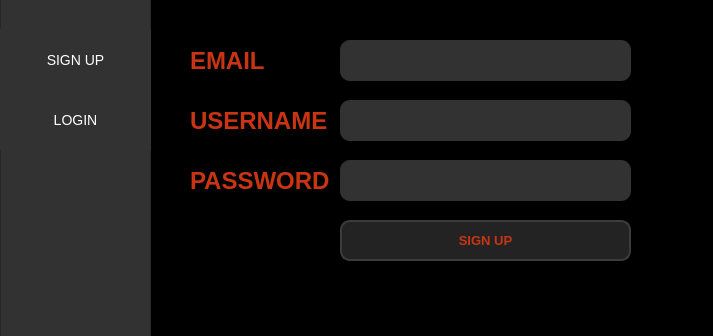
<?xml version="1.0" encoding="UTF-8"?>
<ui version="4.0">
 <class>MainWindow</class>
 <widget class="QMainWindow" name="MainWindow">
  <property name="geometry">
   <rect>
    <x>0</x>
    <y>0</y>
    <width>713</width>
    <height>336</height>
   </rect>
  </property>
  <property name="windowTitle">
   <string>HD Error Code Inspector</string>
  </property>
  <widget class="QWidget" name="centralwidget">
   <widget class="QStackedWidget" name="Pages">
    <property name="geometry">
     <rect>
      <x>150</x>
      <y>0</y>
      <width>691</width>
      <height>531</height>
     </rect>
    </property>
    <property name="currentIndex">
     <number>1</number>
    </property>
    <widget class="QWidget" name="login_page">
     <widget class="QFrame" name="frame_3">
      <property name="geometry">
       <rect>
        <x>0</x>
        <y>0</y>
        <width>701</width>
        <height>531</height>
       </rect>
      </property>
      <property name="styleSheet">
       <string notr="true">background-color: black;</string>
      </property>
      <property name="frameShape">
       <enum>QFrame::StyledPanel</enum>
      </property>
      <property name="frameShadow">
       <enum>QFrame::Raised</enum>
      </property>
      <widget class="QLabel" name="label_5">
       <property name="geometry">
        <rect>
         <x>40</x>
         <y>30</y>
         <width>141</width>
         <height>61</height>
        </rect>
       </property>
       <property name="font">
        <font>
         <pointsize>18</pointsize>
         <bold>true</bold>
        </font>
       </property>
       <property name="styleSheet">
        <string notr="true">color: rgb(201,52,19);</string>
       </property>
       <property name="text">
        <string>EMAIL</string>
       </property>
      </widget>
      <widget class="QLineEdit" name="email_login_input">
       <property name="geometry">
        <rect>
         <x>190</x>
         <y>40</y>
         <width>291</width>
         <height>41</height>
        </rect>
       </property>
       <property name="font">
        <font>
         <pointsize>-1</pointsize>
         <bold>true</bold>
        </font>
       </property>
       <property name="cursor">
        <cursorShape>IBeamCursor</cursorShape>
       </property>
       <property name="layoutDirection">
        <enum>Qt::LeftToRight</enum>
       </property>
       <property name="styleSheet">
        <string notr="true">background-color: rgb(50,50,50);
border-radius:10px;
color: white;
font-size: 20px;</string>
       </property>
       <property name="maxLength">
        <number>70</number>
       </property>
       <property name="frame">
        <bool>false</bool>
       </property>
       <property name="cursorPosition">
        <number>0</number>
       </property>
       <property name="alignment">
        <set>Qt::AlignCenter</set>
       </property>
       <property name="clearButtonEnabled">
        <bool>true</bool>
       </property>
      </widget>
      <widget class="QLabel" name="label_6">
       <property name="geometry">
        <rect>
         <x>40</x>
         <y>90</y>
         <width>151</width>
         <height>61</height>
        </rect>
       </property>
       <property name="font">
        <font>
         <pointsize>18</pointsize>
         <bold>true</bold>
        </font>
       </property>
       <property name="styleSheet">
        <string notr="true">color: rgb(201,52,19);</string>
       </property>
       <property name="text">
        <string>PASSWORD</string>
       </property>
      </widget>
      <widget class="QLineEdit" name="password_login_input">
       <property name="geometry">
        <rect>
         <x>190</x>
         <y>100</y>
         <width>291</width>
         <height>41</height>
        </rect>
       </property>
       <property name="font">
        <font>
         <pointsize>-1</pointsize>
         <bold>true</bold>
        </font>
       </property>
       <property name="cursor">
        <cursorShape>IBeamCursor</cursorShape>
       </property>
       <property name="layoutDirection">
        <enum>Qt::LeftToRight</enum>
       </property>
       <property name="styleSheet">
        <string notr="true">background-color: rgb(50,50,50);
border-radius:10px;
color: white;
font-size: 20px;</string>
       </property>
       <property name="maxLength">
        <number>70</number>
       </property>
       <property name="frame">
        <bool>false</bool>
       </property>
       <property name="cursorPosition">
        <number>0</number>
       </property>
       <property name="alignment">
        <set>Qt::AlignCenter</set>
       </property>
       <property name="clearButtonEnabled">
        <bool>true</bool>
       </property>
      </widget>
      <widget class="QPushButton" name="login_button">
       <property name="geometry">
        <rect>
         <x>190</x>
         <y>160</y>
         <width>291</width>
         <height>41</height>
        </rect>
       </property>
       <property name="font">
        <font>
         <pointsize>10</pointsize>
         <bold>true</bold>
        </font>
       </property>
       <property name="cursor">
        <cursorShape>PointingHandCursor</cursorShape>
       </property>
       <property name="styleSheet">
        <string notr="true">QPushButton {	
	background-color: rgb(35,35,35);
	border:2px solid rgb(60,60,60);
	border-radius:10px;
	color: rgb(201,52,19);
}
QPushButton:hover {	
	background-color: rgb(60,60,60);
	border:2px solid rgb(70,70,70);
}
QPushButton:pressed {	
	background-color: rgb(201,52,19);
	border:2px solid rgb(201,52,19);
	color: rgb(200,200,200);
}</string>
       </property>
       <property name="text">
        <string>LOGIN</string>
       </property>
      </widget>
     </widget>
    </widget>
    <widget class="QWidget" name="register_page">
     <widget class="QFrame" name="frame">
      <property name="geometry">
       <rect>
        <x>0</x>
        <y>0</y>
        <width>701</width>
        <height>531</height>
       </rect>
      </property>
      <property name="styleSheet">
       <string notr="true">background-color: rgb(0, 0, 0);</string>
      </property>
      <property name="frameShape">
       <enum>QFrame::StyledPanel</enum>
      </property>
      <property name="frameShadow">
       <enum>QFrame::Raised</enum>
      </property>
      <widget class="QLabel" name="label_2">
       <property name="geometry">
        <rect>
         <x>40</x>
         <y>30</y>
         <width>141</width>
         <height>61</height>
        </rect>
       </property>
       <property name="font">
        <font>
         <pointsize>18</pointsize>
         <bold>true</bold>
        </font>
       </property>
       <property name="styleSheet">
        <string notr="true">color: rgb(201,52,19);</string>
       </property>
       <property name="text">
        <string>EMAIL</string>
       </property>
      </widget>
      <widget class="QLabel" name="label_3">
       <property name="geometry">
        <rect>
         <x>40</x>
         <y>90</y>
         <width>141</width>
         <height>61</height>
        </rect>
       </property>
       <property name="font">
        <font>
         <pointsize>18</pointsize>
         <bold>true</bold>
        </font>
       </property>
       <property name="styleSheet">
        <string notr="true">color: rgb(201,52,19);</string>
       </property>
       <property name="text">
        <string>USERNAME</string>
       </property>
      </widget>
      <widget class="QLabel" name="label_4">
       <property name="geometry">
        <rect>
         <x>40</x>
         <y>150</y>
         <width>151</width>
         <height>61</height>
        </rect>
       </property>
       <property name="font">
        <font>
         <pointsize>18</pointsize>
         <bold>true</bold>
        </font>
       </property>
       <property name="styleSheet">
        <string notr="true">color: rgb(201,52,19);</string>
       </property>
       <property name="text">
        <string>PASSWORD</string>
       </property>
      </widget>
      <widget class="QPushButton" name="signup_button">
       <property name="geometry">
        <rect>
         <x>190</x>
         <y>220</y>
         <width>291</width>
         <height>41</height>
        </rect>
       </property>
       <property name="font">
        <font>
         <pointsize>10</pointsize>
         <bold>true</bold>
        </font>
       </property>
       <property name="cursor">
        <cursorShape>PointingHandCursor</cursorShape>
       </property>
       <property name="styleSheet">
        <string notr="true">QPushButton {	
	background-color: rgb(35,35,35);
	border:2px solid rgb(60,60,60);
	border-radius:10px;
	color: rgb(201,52,19);
}
QPushButton:hover {	
	background-color: rgb(60,60,60);
	border:2px solid rgb(70,70,70);
}
QPushButton:pressed {	
	background-color: rgb(201,52,19);
	border:2px solid rgb(201,52,19);
	color: rgb(200,200,200);
}</string>
       </property>
       <property name="text">
        <string>SIGN UP</string>
       </property>
      </widget>
      <widget class="QLineEdit" name="password_register_input">
       <property name="geometry">
        <rect>
         <x>190</x>
         <y>160</y>
         <width>291</width>
         <height>41</height>
        </rect>
       </property>
       <property name="font">
        <font>
         <pointsize>-1</pointsize>
         <bold>true</bold>
        </font>
       </property>
       <property name="cursor">
        <cursorShape>IBeamCursor</cursorShape>
       </property>
       <property name="layoutDirection">
        <enum>Qt::LeftToRight</enum>
       </property>
       <property name="styleSheet">
        <string notr="true">background-color: rgb(50,50,50);
border-radius:10px;
color: white;
font-size: 20px;</string>
       </property>
       <property name="maxLength">
        <number>70</number>
       </property>
       <property name="frame">
        <bool>false</bool>
       </property>
       <property name="cursorPosition">
        <number>0</number>
       </property>
       <property name="alignment">
        <set>Qt::AlignCenter</set>
       </property>
       <property name="clearButtonEnabled">
        <bool>true</bool>
       </property>
      </widget>
      <widget class="QLineEdit" name="username_register_input">
       <property name="geometry">
        <rect>
         <x>190</x>
         <y>100</y>
         <width>291</width>
         <height>41</height>
        </rect>
       </property>
       <property name="font">
        <font>
         <pointsize>-1</pointsize>
         <bold>true</bold>
        </font>
       </property>
       <property name="cursor">
        <cursorShape>IBeamCursor</cursorShape>
       </property>
       <property name="layoutDirection">
        <enum>Qt::LeftToRight</enum>
       </property>
       <property name="styleSheet">
        <string notr="true">background-color: rgb(50,50,50);
border-radius:10px;
color: white;
font-size: 20px;</string>
       </property>
       <property name="maxLength">
        <number>70</number>
       </property>
       <property name="frame">
        <bool>false</bool>
       </property>
       <property name="cursorPosition">
        <number>0</number>
       </property>
       <property name="alignment">
        <set>Qt::AlignCenter</set>
       </property>
       <property name="clearButtonEnabled">
        <bool>true</bool>
       </property>
      </widget>
      <widget class="QLineEdit" name="email_register_input">
       <property name="geometry">
        <rect>
         <x>190</x>
         <y>40</y>
         <width>291</width>
         <height>41</height>
        </rect>
       </property>
       <property name="font">
        <font>
         <pointsize>-1</pointsize>
         <bold>true</bold>
        </font>
       </property>
       <property name="cursor">
        <cursorShape>IBeamCursor</cursorShape>
       </property>
       <property name="layoutDirection">
        <enum>Qt::LeftToRight</enum>
       </property>
       <property name="styleSheet">
        <string notr="true">background-color: rgb(50,50,50);
border-radius:10px;
color: white;
font-size: 20px;</string>
       </property>
       <property name="maxLength">
        <number>70</number>
       </property>
       <property name="frame">
        <bool>false</bool>
       </property>
       <property name="cursorPosition">
        <number>0</number>
       </property>
       <property name="alignment">
        <set>Qt::AlignCenter</set>
       </property>
       <property name="clearButtonEnabled">
        <bool>true</bool>
       </property>
      </widget>
     </widget>
    </widget>
   </widget>
   <widget class="QFrame" name="frame_2">
    <property name="geometry">
     <rect>
      <x>0</x>
      <y>-1</y>
      <width>151</width>
      <height>401</height>
     </rect>
    </property>
    <property name="styleSheet">
     <string notr="true">background-color: rgb(50,50,50);</string>
    </property>
    <property name="frameShape">
     <enum>QFrame::StyledPanel</enum>
    </property>
    <property name="frameShadow">
     <enum>QFrame::Raised</enum>
    </property>
    <widget class="QPushButton" name="signup_page">
     <property name="geometry">
      <rect>
       <x>0</x>
       <y>30</y>
       <width>151</width>
       <height>61</height>
      </rect>
     </property>
     <property name="styleSheet">
      <string notr="true">QPushButton {
	font-size: 14px;
    border-style: none;	
	color: white;
}

QPushButton::hover {
    border-style: solid;	
	background-color: rgb(110, 110, 110);
}
</string>
     </property>
     <property name="text">
      <string>SIGN UP</string>
     </property>
    </widget>
    <widget class="QPushButton" name="login_page_btn">
     <property name="geometry">
      <rect>
       <x>0</x>
       <y>90</y>
       <width>151</width>
       <height>61</height>
      </rect>
     </property>
     <property name="styleSheet">
      <string notr="true">QPushButton {
	font-size: 14px;
    border-style: none;	
	color: white;
}

QPushButton::hover {
    border-style: solid;	
	background-color: rgb(110, 110, 110);
}</string>
     </property>
     <property name="text">
      <string>LOGIN</string>
     </property>
    </widget>
   </widget>
  </widget>
  <widget class="QMenuBar" name="menubar">
   <property name="geometry">
    <rect>
     <x>0</x>
     <y>0</y>
     <width>713</width>
     <height>22</height>
    </rect>
   </property>
  </widget>
 </widget>
 <tabstops>
  <tabstop>email_register_input</tabstop>
  <tabstop>username_register_input</tabstop>
  <tabstop>password_register_input</tabstop>
  <tabstop>signup_button</tabstop>
  <tabstop>signup_page</tabstop>
  <tabstop>email_login_input</tabstop>
  <tabstop>password_login_input</tabstop>
  <tabstop>login_page_btn</tabstop>
  <tabstop>login_button</tabstop>
 </tabstops>
 <resources/>
 <connections/>
</ui>
